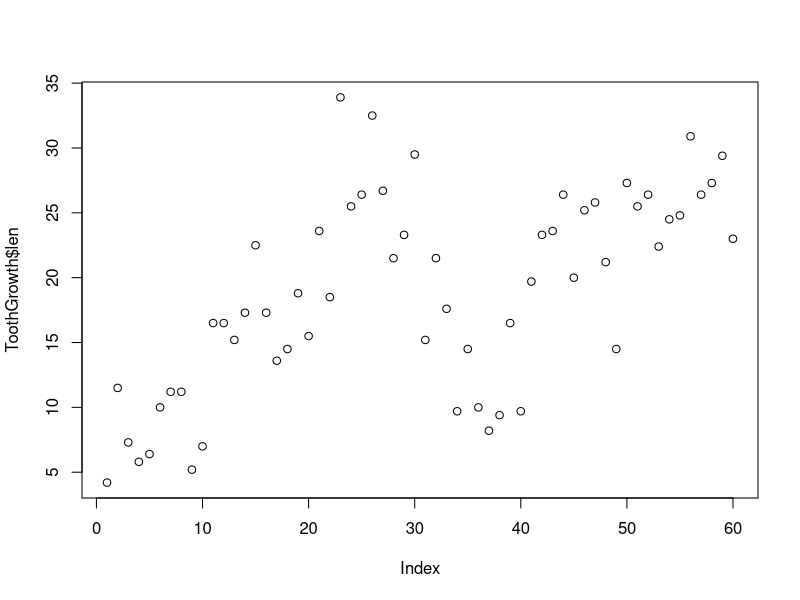
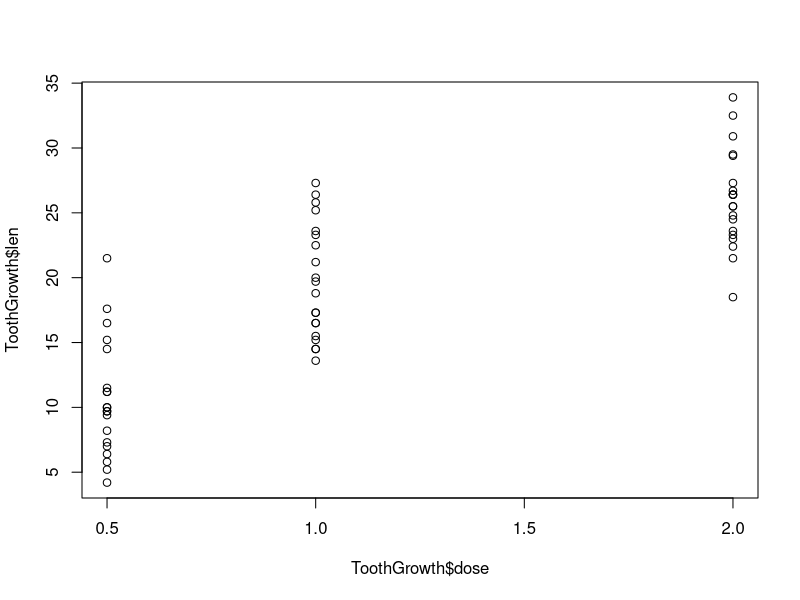
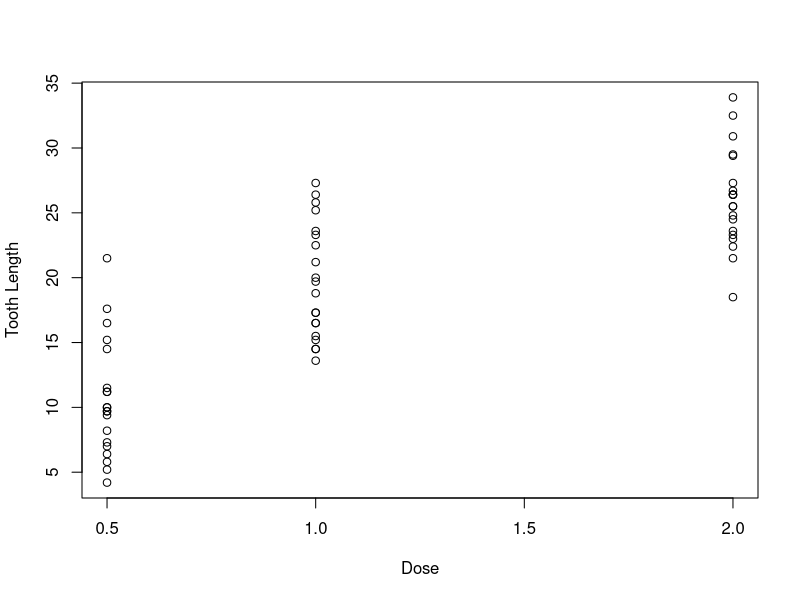
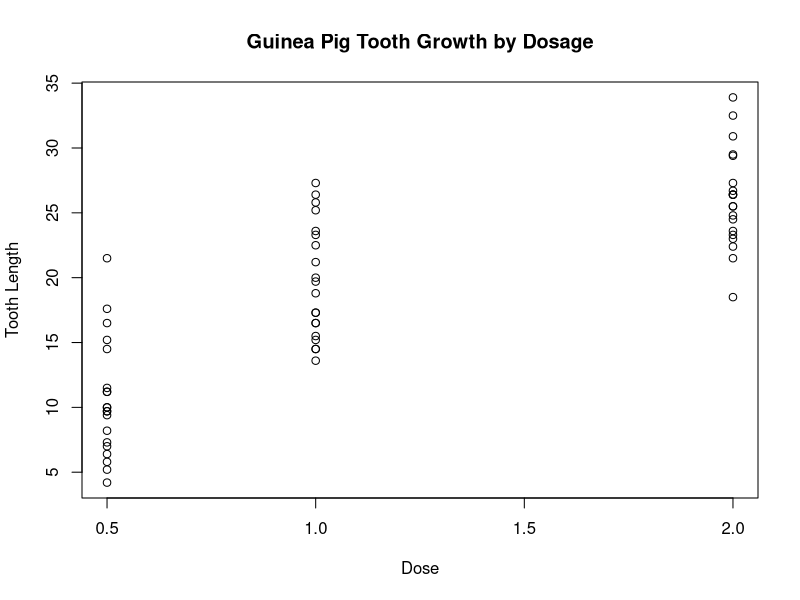
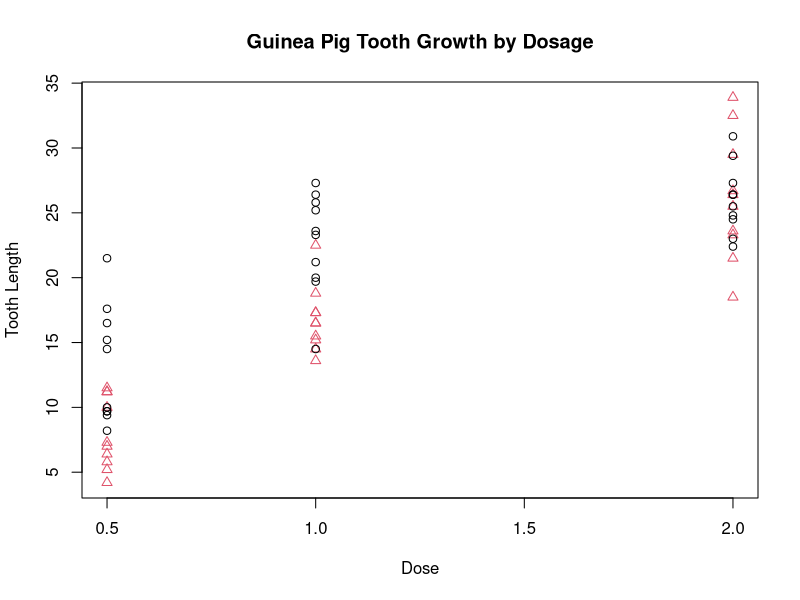
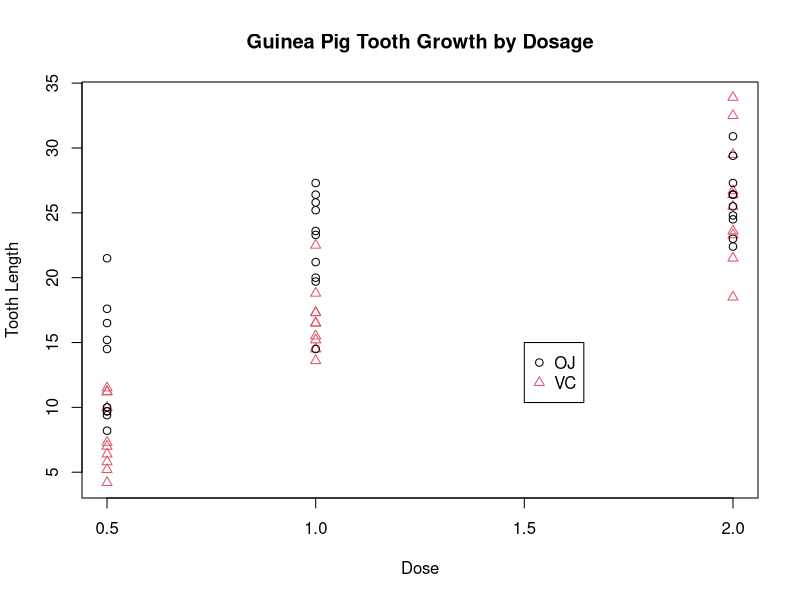
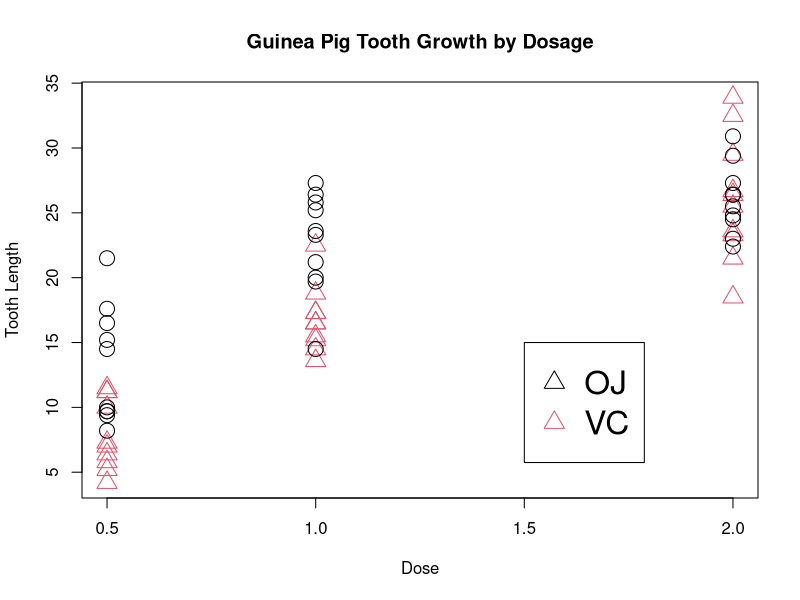
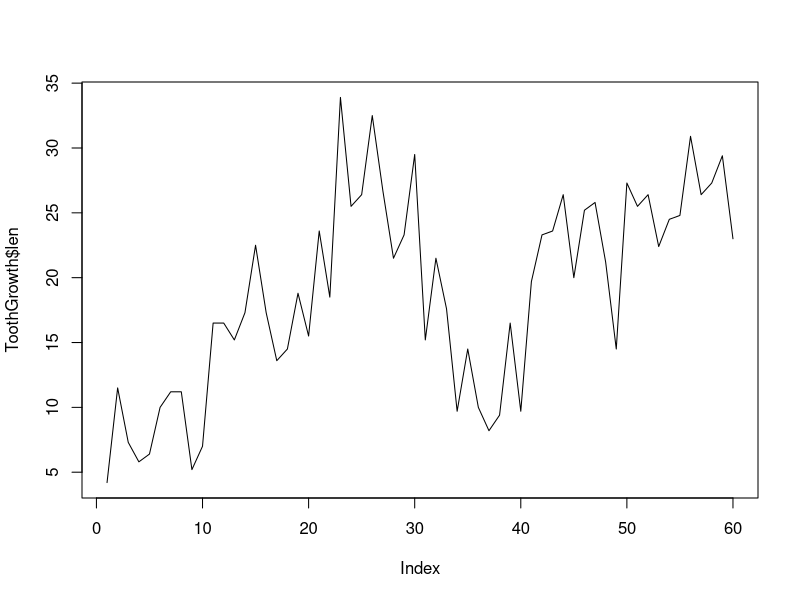

Recreate these plots in R, in order.
## ---- chunk 1
data(ToothGrowth)
str(ToothGrowth)
## ---- chunk 2
plot(ToothGrowth$len)
## ---- chunk 3
plot(ToothGrowth$dose, ToothGrowth$len)
## ---- chunk 4
plot(ToothGrowth$dose, ToothGrowth$len, 
     xlab = "Dose", ylab = "Tooth Length")
## ---- chunk 5
plot(ToothGrowth$dose, ToothGrowth$len, 
     xlab = "Dose", ylab = "Tooth Length", 
     main = "Guinea Pig Tooth Growth by Dosage")
## ---- chunk 6
plot(ToothGrowth$dose, ToothGrowth$len, 
     xlab = "Dose", ylab = "Tooth Length", 
     main = "Guinea Pig Tooth Growth by Dosage", 
     col = ToothGrowth$supp, pch = as.numeric(ToothGrowth$supp))
## ---- chunk 7
plot(ToothGrowth$dose, ToothGrowth$len, 
     xlab = "Dose", ylab = "Tooth Length", 
     main = "Guinea Pig Tooth Growth by Dosage", 
     col = ToothGrowth$supp, pch = as.numeric(ToothGrowth$supp))

legend(1.5, 15, c("OJ", "VC"), col = 1:2, pch = 1:2)
## ---- chunk 8
plot(ToothGrowth$dose, ToothGrowth$len, 
     xlab = "Dose", ylab = "Tooth Length",
     main = "Guinea Pig Tooth Growth by Dosage",
     col = ToothGrowth$supp, pch = as.numeric(ToothGrowth$supp), cex = 2)

legend(1.5, 15, c("OJ", "VC"), col = 1:2, 
       pch = as.numeric(ToothGrowth$supp), cex=2)
## ---- chunk 9
plot(ToothGrowth$len, type = "l") # note type is the letter l for "line"
## ---- chunk 10
plot(ToothGrowth$len, type = "b") # note type is the letter b for "both"
## ---- chunk 11
plot(ToothGrowth$len, type = "l")
lines(ToothGrowth$len + 2)
## ---- chunk 12
plot(ToothGrowth$len, type = "l")
lines(ToothGrowth$len + 2, lty = 3, lwd = 3, col = "darkgreen")
## ---- chunk 13
plot(ToothGrowth$dose)
## ---- chunk 14
table(ToothGrowth$dose)
## ---- chunk 15
barplot(table(ToothGrowth$dose))
## ---- chunk 16
props <- table(ToothGrowth$dose)/nrow(ToothGrowth)
props
## ---- chunk 17
barplot(props)
## ---- chunk 18
barplot(props, ylim = c(0, .4))
## ---- chunk 19
barplot(props, ylim = c(0, .4), width = .2, col = c("blue", "white", "red"))
## ---- chunk 20
barplot(props, xlim = c(0, .4),
  width = .2, col = c("blue", "white", "red"),
  horiz = TRUE)
## ---- chunk 21
hist(ToothGrowth$len)
## ---- chunk 22
hist(ToothGrowth$len, freq = FALSE)
## ---- chunk 23
hist(ToothGrowth$len, freq = FALSE, breaks = seq(0, 35, 2))
## ---- chunk 24
hist(ToothGrowth$len, freq = FALSE, breaks = 25)
## ---- chunk 25
hist(ToothGrowth$len, freq = FALSE, breaks = seq(0, 35, 2),
  main = "Histogram of Tooth Growth", xlab = "Tooth Length",
  ylim = c(0, .07), col = "orange")
## ---- chunk 26
boxplot(ToothGrowth$len)
## ---- chunk 27
boxplot(ToothGrowth$len~ToothGrowth$supp)
## ---- chunk 28
boxplot(ToothGrowth$len~ToothGrowth$supp,
  col = c("darkgreen", "purple"),
  ylab = "Supplement Type", xlab = "Tooth Length",
  ylim = c(0, 40), horizontal = TRUE)
## ---- chunk 29
par(mfrow = c(1, 2))
boxplot(ToothGrowth$len~ToothGrowth$supp, main = "Boxplot",
xlab = "Supplement Type")
  
hist(ToothGrowth$len, main = "Histogram", xlab = "Tooth Length")
